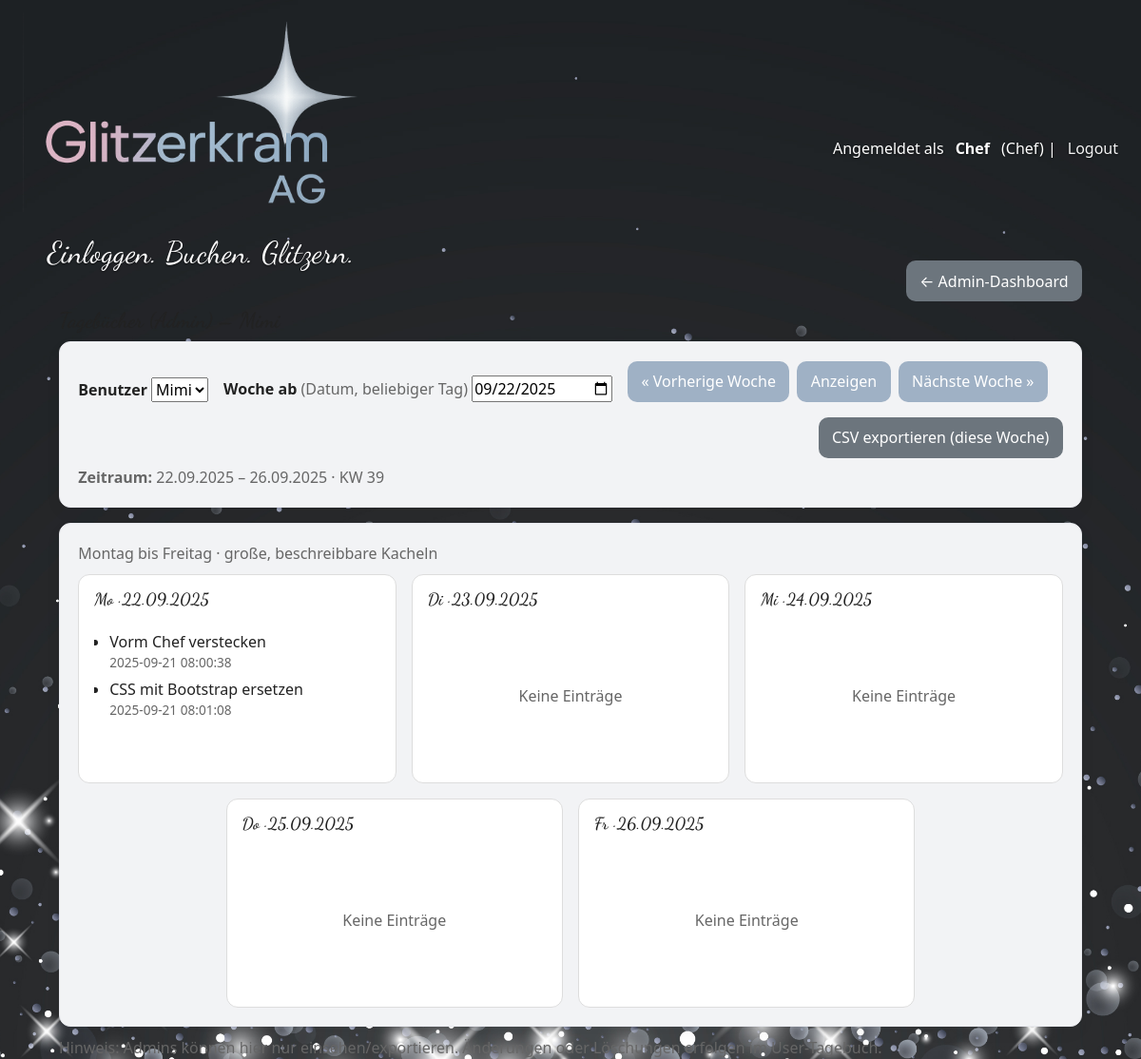
Screenshot of /admin/journal?uid=2&date=2025-09-22 (signed in) with the database file from the repository.
### tables this page shows
CREATE TABLE users (
            id INTEGER PRIMARY KEY AUTOINCREMENT,
            username TEXT UNIQUE NOT NULL,
            password_hash TEXT NOT NULL,
            role TEXT NOT NULL CHECK(role IN ('admin','user'))
        , join_date TEXT, weekly_minutes INTEGER DEFAULT 2400, is_active INTEGER DEFAULT 1);

CREATE TABLE journal_entries (
            id INTEGER PRIMARY KEY AUTOINCREMENT,
            user_id INTEGER NOT NULL,
            entry_date TEXT NOT NULL,         -- YYYY-MM-DD
            content   TEXT NOT NULL,
            created_at TEXT NOT NULL DEFAULT (datetime('now')),
            FOREIGN KEY(user_id) REFERENCES users(id)
        );

### app.py (the view)
@app.get("/admin/journal")
def admin_journal():
    if "user_id" not in session:
        return redirect(url_for("login"))
    if session.get("role") != "admin":
        return redirect(url_for("unauthorized"))
    conn = get_db()
    users = conn.execute("SELECT id, username FROM users ORDER BY username").fetchall()
    if not users:
        conn.close()
        return render_template("admin_journal.html", title="Tagebuch (Admin)", users=[], uid=0, entries_by_date={}, week_days=[])
    try:
        uid = int(request.args.get("uid", users[0]["id"]))
    except (TypeError, ValueError):
        uid = users[0]["id"]
    date_arg = request.args.get("date")
    try:
        anchor = datetime.strptime(date_arg, "%Y-%m-%d").date() if date_arg else date.today()
    except ValueError:
        anchor = date.today()
    days = _week_days_mon_fri(anchor)
    mon = days[0]
    fri = days[-1]
    rows = conn.execute("""
        SELECT id, entry_date, content,
               datetime(created_at,'localtime') AS created_local
        FROM journal_entries
        WHERE user_id = ?
          AND entry_date >= ?
          AND entry_date <= ?
        ORDER BY entry_date ASC, created_at ASC, id ASC
    """, (uid, mon.isoformat(), fri.isoformat())).fetchall()
    username = conn.execute("SELECT username FROM users WHERE id=?", (uid,)).fetchone()["username"]
    conn.close()
    by_date = {}
    for r in rows:
        by_date.setdefault(r["entry_date"], []).append(r)
    prev_week = (mon - timedelta(days=7)).isoformat()
    next_week = (mon + timedelta(days=7)).isoformat()
    kw = mon.isocalendar()[1]
    title_range = f"{mon.strftime('%d.%m.%Y')} – {fri.strftime('%d.%m.%Y')} · KW {kw}"
    return render_template(
        "admin_journal.html",
        title="Tagebuch (Admin)",
        users=users,
        uid=uid,
        username=username,
        week_days=days,
        entries_by_date=by_date,
        monday_iso=mon.isoformat(),
        prev_week_date=prev_week,
        next_week_date=next_week,
        title_range=title_range,
    )

### app.py (called while the page is built)
def get_db():
    conn = sqlite3.connect(DB_PATH, timeout=15)
    conn.row_factory = sqlite3.Row
    try:
        conn.execute("PRAGMA journal_mode=WAL;")
        conn.execute("PRAGMA synchronous=NORMAL;")
    except Exception:
        pass
    return conn

def _monday_of(d: date) -> date:
    return d - timedelta(days=d.weekday())

def _week_days_mon_fri(anchor: date):
    mon = _monday_of(anchor)
    return [mon + timedelta(days=i) for i in range(5)]

### templates/admin_journal.html
{% extends "base.html" %}
{% block content %}
<div class="page">
  <div class="d-flex justify-content-end mb-2">
    <a href="{{ url_for('admin_only') }}" class="btn btn-secondary">← Admin-Dashboard</a>
  </div>
  <h1 class="slogan-font box-heading">Tagebücher (Admin){% if username %} – {{ username|capitalize }}{% endif %}</h1>
  <div class="box" style="margin-bottom:1rem;">
    <form method="GET" action="{{ url_for('admin_journal') }}" class="d-flex align-items-end" style="gap:1rem; flex-wrap:wrap;">
      <div>
        <label for="uid"><strong>Benutzer</strong></label>
        <select id="uid" name="uid" required>
          {% for u in users %}
            <option value="{{ u.id }}" {% if u.id == uid %}selected{% endif %}>{{ u.username|capitalize }}</option>
          {% endfor %}
        </select>
      </div>
      <div>
        <label for="date"><strong>Woche ab</strong> <span class="muted">(Datum, beliebiger Tag)</span></label>
        <input id="date" name="date" type="date" value="{{ monday_iso }}">
      </div>
      <div class="d-flex" style="gap:.5rem;">
        <a class="btn btn-blaugrau" href="{{ url_for('admin_journal', uid=uid, date=prev_week_date) }}">« Vorherige Woche</a>
        <button class="btn btn-primary" type="submit">Anzeigen</button>
        <a class="btn btn-blaugrau" href="{{ url_for('admin_journal', uid=uid, date=next_week_date) }}">Nächste Woche »</a>
      </div>
      <div class="ms-auto">
        <a class="btn btn-secondary" href="{{ url_for('admin_journal_export', uid=uid, date=monday_iso) }}">CSV exportieren (diese Woche)</a>
      </div>
    </form>
    <div class="muted" style="margin-top:.5rem;">
      <strong>Zeitraum:</strong> {{ title_range }}
    </div>
  </div>
  <div class="box">
    <div class="muted" style="margin-bottom:.6rem;">Montag bis Freitag · große, beschreibbare Kacheln</div>
    <div class="grid-3" style="display:grid; grid-template-columns: repeat(3, 1fr); gap:1rem;">
      {% for d in week_days[0:3] %}
        {% set iso = d.isoformat() %}
        <div class="journal-tile" style="border:1px solid #ddd; border-radius:12px; padding:1rem; min-height:220px; display:flex; flex-direction:column; background:#fff;">
          <div class="d-flex justify-content-between align-items-center" style="margin-bottom:.5rem;">
            <div class="slogan-font" style="font-size:1.1rem;">
              {{ ["Mo","Di","Mi","Do","Fr","Sa","So"][d.weekday()] }} · {{ d.strftime("%d.%m.%Y") }}
            </div>
          </div>
          {% set items = entries_by_date.get(iso, []) %}
          {% if items and items|length > 0 %}
            <ul style="margin:0; padding-left:1rem; flex:1; overflow:auto;">
              {% for e in items %}
                <li style="margin:.35rem 0;">
                  <div>{{ e.content }}</div>
                  <div class="muted" style="font-size:.85rem;">{{ e.created_local }}</div>
                </li>
              {% endfor %}
            </ul>
          {% else %}
            <div class="muted" style="flex:1; display:flex; align-items:center; justify-content:center; text-align:center;">
              Keine Einträge
            </div>
          {% endif %}
        </div>
      {% endfor %}
    </div>
    <div class="grid-2" style="display:grid; grid-template-columns: repeat(2, 1fr); gap:1rem; margin-top:1rem; max-width:70%; margin-left:auto; margin-right:auto;">
      {% for d in week_days[3:5] %}
        {% set iso = d.isoformat() %}
        <div class="journal-tile" style="border:1px solid #ddd; border-radius:12px; padding:1rem; min-height:220px; display:flex; flex-direction:column; background:#fff;">
          <div class="d-flex justify-content-between align-items-center" style="margin-bottom:.5rem;">
            <div class="slogan-font" style="font-size:1.1rem;">
              {{ ["Mo","Di","Mi","Do","Fr","Sa","So"][d.weekday()] }} · {{ d.strftime("%d.%m.%Y") }}
            </div>
          </div>
          {% set items = entries_by_date.get(iso, []) %}
          {% if items and items|length > 0 %}
            <ul style="margin:0; padding-left:1rem; flex:1; overflow:auto;">
              {% for e in items %}
                <li style="margin:.35rem 0;">
                  <div>{{ e.content }}</div>
                  <div class="muted" style="font-size:.85rem;">{{ e.created_local }}</div>
                </li>
              {% endfor %}
            </ul>
          {% else %}
            <div class="muted" style="flex:1; display:flex; align-items:center; justify-content:center; text-align:center;">
              Keine Einträge
            </div>
          {% endif %}
        </div>
      {% endfor %}
    </div>
  </div>
  <div class="muted" style="margin-top:.6rem;">
    Hinweis: Admins können hier nur einsehen/exportieren. Änderungen oder Löschungen erfolgen im User-Tagebuch.
  </div>
</div>
{% endblock %}

### templates/base.html (shortened to what this page needs)
<!doctype html>
<html lang="de">
<head>
  <link rel="stylesheet" href="https://cdn.jsdelivr.net/npm/bootstrap@5.3.3/dist/css/bootstrap.min.css">
  <link rel="stylesheet" href="{{ url_for('static', filename='bootstrap.min.css') }}">
  <link rel="stylesheet" href="{{ url_for('static', filename='style.css') }}?v=topper-bg-1">
</head>
<body>
  <div class="topbar">
    <div class="brand">
      <img src="{{ url_for('static', filename='logo.png') }}" alt="Glitzerkram AG Logo">
      <div class="slogan">
        {% block slogan %}Einloggen. Buchen. Glitzern.{% endblock %}
      </div>
    </div>
    <div class="topbar-right">
      {% if session.get('username') %}
        {% set role_label = 'Chef' if session.role == 'admin' else 'User' %}
        Angemeldet als <strong>{{ session.username|capitalize }}</strong> ({{ role_label }}) |
        <a class="link" href="{{ url_for('logout') }}">Logout</a>
      {% endif %}
    </div>
  </div>
  <main id="content" class="page container">
    {% block content %}{% endblock %}
  </main>
</body>
</html>

### static/style.css (style rules this page uses)
:root { --frame-color: #f7b6cf; --frame-glow: rgba(247,182,207,.55); --accent: var(--frame-color); }
html, body { height:100%; }
html { background: url("/static/bg.jpg") center / cover no-repeat fixed; }
body { margin: 0; font-family: system-ui,-apple-system,Segoe UI,Roboto,Arial,sans-serif; color: #222; background: transparent; position: relative; padding: 88px 24px 24px; box-sizing: border-box; }
.topbar { position: fixed; top: 0; left: 0; right: 0; z-index: 2000; display: flex; justify-content: space-between; align-items: center; padding: .8rem 24px; background: transparent !important; backdrop-filter: none !important; border-bottom: none !important; }
.page { max-width:1100px; margin:0 auto; }
.box { padding:1.2rem; border:1.5px solid #d0d7de; border-radius:12px; background: rgba(255,255,255,.95); box-shadow: 0 6px 24px rgba(0,0,0,.06); }
.muted { color:#666; }
a.link { color:#a83f72; text-decoration:none; }
button { border:0; border-radius:10px; padding:.7rem 1rem; cursor:pointer; }
.topbar, .topbar a, .topbar strong { color: #fff !important; }
.topbar a.link { color: #fff !important; text-decoration: none; opacity: .95; }
.topbar .slogan { color: #dddddd !important; }
.topbar { text-shadow: 0 1px 2px rgba(0,0,0,.6); }
.brand { display:flex; flex-direction: column; align-items: flex-start; gap: 6px; }
.slogan { font-family: "Dancing Script", system-ui, cursive; font-size: 2rem; line-height: 2; letter-spacing: .2px; color: #fff; text-shadow: 0 1px 2px rgba(0,0,0,.6); margin-top: .1rem; }
.topbar, .topbar * { color: #fff !important; }
.topbar .brand img { height:32px !important; max-height:32px !important; width:auto !important; }
.topbar .slogan { color:#fff !important; font-size:2rem !important; line-height:2 !important; }
body { padding-top: 96px; }
:root { --logo-h: 100px; }
.topbar .brand img { height: var(--logo-h) !important; max-height: var(--logo-h) !important; width:auto !important; }
body { padding-top: calc(var(--logo-h) + 56px); }
.topbar { display:flex; align-items:center; gap:16px; }
.topbar-right { margin-left: auto; white-space: nowrap; text-align: right; }
.topbar, .topbar * { color:#fff !important; }
@media (min-width: 901px) { .brand { max-width: 70%; } }
:root { --logo-h: 210px; }
.topbar .brand img { height: var(--logo-h) !important; max-height: var(--logo-h) !important; width: auto !important; }
body { padding-top: calc(var(--logo-h) + 56px) !important; }
.box { box-sizing: border-box; }
:root { --blaugrau: #9fb1c5; }
:root { --rose: #f7b6cf; }
:root { --accent: #eec6d7; --box-bg: #f7f7f9; }
.box { background: var(--box-bg) !important; border-color: #e3e5ea !important; }
:root { --rose: #f7b6cf; --blaugrau: #9fb1c5; }
.btn { border:0; border-radius:10px; padding:.6rem .9rem; cursor:pointer; font:inherit; }
.btn-blaugrau { background: var(--blaugrau); color: #fff; }
.btn-blaugrau { background: var(--blaugrau) !important; color: #fff !important; border: 0 !important; }
.slogan-font { font-family: "Dancing Script", system-ui, cursive; font-weight: 600; font-size: 1.4rem; line-height: 1.1; margin: 0 0 .6rem 0; }
:root { --box-bg: #f2f3f5; }
.box { background: var(--box-bg) !important; border-color: #e8e9ee !important; box-shadow: 0 6px 18px rgba(0,0,0,.04); }
.btn-primary { background-color:#9fb1c5 !important; border-color:#9fb1c5 !important; color:#fff !important; }
#content, .content, .page, main, .container { position: relative; z-index: 2; }
body { padding-top: 24px !important; }
.topbar { z-index: 1 !important; }
.btn-primary { background-color:#0d6efd !important; border-color:#0d6efd !important; color:#fff !important; }
:root { --content-top-gap: 250px; }
#content, .page, main.container, .container { margin-top: var(--content-top-gap); }
.btn-primary { background-color: var(--blaugrau) !important; border-color: var(--blaugrau) !important; color: #fff !important; }

### rows the page displays
users: username "Chef"
journal_entries: content "Vorm Chef verstecken", created_local "2025-09-21 08:00:38"
journal_entries: content "CSS mit Bootstrap ersetzen", created_local "2025-09-21 08:01:08"

### other values shown
{{ title_range }} "22.09.2025 – 26.09.2025 · KW 39"
{{ ["Mo","Di","Mi","Do","Fr","Sa","So"][d.weekday()] }} "Mo" "Di" "Mi"
{{ d.strftime("%d.%m.%Y") }} "22.09.2025" "23.09.2025" "24.09.2025"
{{ ["Mo","Di","Mi","Do","Fr","Sa","So"][d.weekday()] }} "Do" "Fr"
{{ d.strftime("%d.%m.%Y") }} "25.09.2025" "26.09.2025"
form field uid "Mimi"
